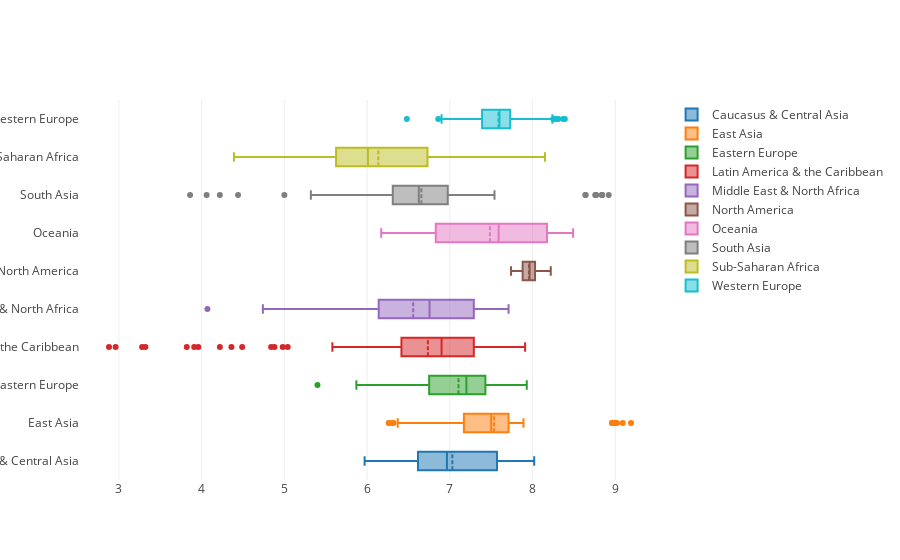

Notebook source saved alongside this figure:
### Code cell
data = []

for d in dataset.groupby("region"):
    data.append(go.Box(x=d[1].ef_score, name=d[0], boxmean=True))
iplot(data)

### Figure 1 — Plotly figure (JSON) as saved in the notebook; plotly's stock layout.template omitted (floating-point values rounded to 4 significant figures; data arrays with more than 128 entries replaced by an {"elided": "..."} marker saying what was removed)
{"data": [{"boxmean": true, "name": "Caucasus & Central Asia", "type": "box", "uid": "fe7d3fef-670b-4a1d-a70f-d1bff2848733", "x": [7.57, 6.49, 8.02, 7.11, 6.93, 6.72, 7.59, 6.38, 7.98, 7.26, 6.81, 6.65, 7.7, 6.4, 8.02, 7.23, 6.96, 6.68, 7.69, 6.2, 7.87, 7.13, 6.76, 6.55, 7.75, 6.32, 7.75, 7.14, 6.67, 6.75, 7.71, 6.15, 7.64, 6.97, 6.62, 6.39, 7.56, 5.97, 7.5, 6.94, 6.61, 6.28, 7.55, 6.06, 7.41, 7.07, 6.91, null, 7.59, 6.15, 7.57, 7.04, 6.82, null]}, {"boxmean": true, "name": "East Asia", "type": "box", "uid": "91264b02-019d-46b8-8616-f28c6380b318", "x": [6.46, 8.97, 7.47, 7.53, 7.4, 7.89, 6.39, 8.97, 7.46, 7.55, 7.38, 7.76, 6.38, 9, 7.52, 7.55, 7.32, 7.76, 6.39, 8.96, 7.54, 7.36, 7.17, 7.72, 6.37, 8.96, 7.66, 7.45, 7.02, 7.71, 6.32, 8.99, 7.49, 7.52, 7.17, 7.71, 6.26, 9.02, 7.59, 7.51, 7.06, 7.7, 6.31, 9.09, 7.52, 7.35, 7.03, 7.39, 6.27, 9.19, 7.65, 7.46, 6.73, 7.49]}, {"boxmean": true, "name": "Eastern Europe", "type": "box", "uid": "42ab51b6-6310-4cfb-a8ae-1ce8cadb33a0", "x": {"elided": "198 float values"}}, {"boxmean": true, "name": "Latin America & the Caribbean", "type": "box", "uid": "e612f7fb-def0-46fb-b8b6-dd302ecb509e", "x": {"elided": "234 float values"}}, {"boxmean": true, "name": "Middle East & North Africa", "type": "box", "uid": "2b8599e8-ba87-431a-914b-10eba91d825c", "x": {"elided": "171 float values"}}, {"boxmean": true, "name": "North America", "type": "box", "uid": "0712f3e0-e075-408e-aee7-6e4217015592", "x": [7.98, 8.03, 7.91, 7.93, 8.22, 7.81, 8.03, 7.74, 7.99, 7.88, 7.95, 7.76, 8.01, 7.81, 8.01, 7.95, 8.04, 8.17]}, {"boxmean": true, "name": "Oceania", "type": "box", "uid": "d055f20a-b63d-4a9c-b463-a62c03ef90de", "x": [7.98, 6.79, 8.49, 6.25, 8, 6.82, 8.48, 6.17, 8.02, 6.63, 8.48, 6.28, 7.92, 6.44, 8.48, 6.96, 7.96, 6.84, 8.47, 6.91, 8.01, 7.04, 8.39, 6.83, 8.02, 6.93, 8.33, 6.87, 7.97, 7.08, 8.27, 6.83, 8.08, 7.26, 8.4, 6.77]}, {"boxmean": true, "name": "South Asia", "type": "box", "uid": "ed17f977-08a2-4087-8b6f-43dd0d0d7f74", "x": {"elided": "153 float values"}}, {"boxmean": true, "name": "Sub-Saharan Africa", "type": "box", "uid": "f8f72ef9-32f4-433e-859a-e0c2c525b2d0", "x": {"elided": "378 float values"}}, {"boxmean": true, "name": "Western Europe", "type": "box", "uid": "3310e839-72af-4028-b923-f81d9a91808c", "x": {"elided": "162 float values"}}], "layout": {}}
